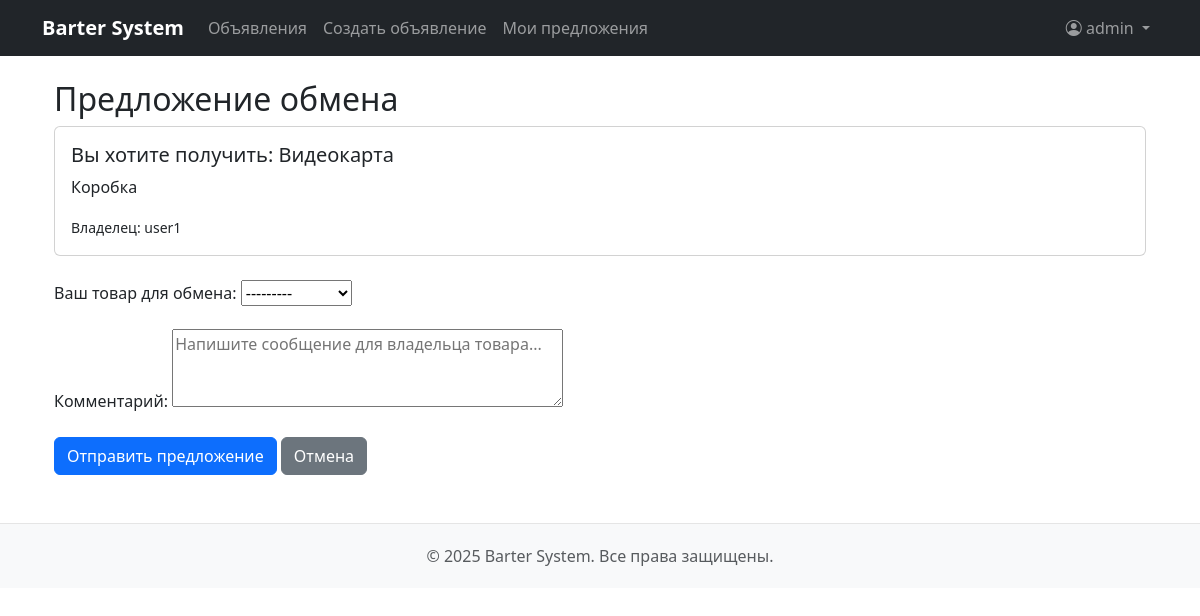
The app's page /exchange/propose/10/ (signed in) with its own data.
### ads/models.py (models this page shows, shortened)
class Ad(models.Model):
    CONDITION_CHOICES = [
        ('new', 'Новый'),
        ('used', 'Б/у'),
        ('broken', 'Требует ремонта')
    ]
    is_active = models.BooleanField(default=True, verbose_name="Активно")
    user = models.ForeignKey(User, on_delete=models.CASCADE)
    title = models.CharField(max_length=200)
    description = models.TextField()
    category = models.ForeignKey(Category, on_delete=models.SET_NULL, null=True)
    condition = models.CharField(max_length=20, choices=CONDITION_CHOICES)
    image = models.ImageField(upload_to='ads/', blank=True, null=True)
    created_at = models.DateTimeField(auto_now_add=True)
    updated_at = models.DateTimeField(auto_now=True)
    def __str__(self):
        return self.title

### exchange/views.py (the view)
# urls.py: path('propose/<int:ad_id>/', views.create_proposal, name='create_proposal'),
@login_required
def create_proposal(request, ad_id):
    ad_receiver = get_object_or_404(Ad, id=ad_id)
    if ad_receiver.user == request.user:
        messages.error(request, 'Вы не можете предложить обмен для своего товара')
        return redirect('ads:ad_detail', pk=ad_id)
    existing = ExchangeProposal.objects.filter(
        ad_sender__user=request.user,
        ad_receiver=ad_receiver
    ).exists()
    if existing:
        messages.error(request, 'Вы уже отправляли предложение для этого товара')
        return redirect('ads:ad_detail', pk=ad_id)
    if request.method == 'POST':
        form = ExchangeProposalForm(request.POST, user=request.user)
        if form.is_valid():
            proposal = form.save(commit=False)
            proposal.ad_receiver = ad_receiver
            proposal.save()
            messages.success(request, 'Предложение успешно отправлено')
            return redirect('exchange:proposal_list')
    else:
        form = ExchangeProposalForm(user=request.user)
    return render(request, 'exchange/proposal_form.html', {
        'form': form,
        'ad_receiver': ad_receiver
    })

### exchange/forms.py
class ExchangeProposalForm(forms.ModelForm):
    class Meta:
        model = ExchangeProposal
        fields = ['ad_sender', 'comment']
    def __init__(self, *args, **kwargs):
        user = kwargs.pop('user', None)
        super().__init__(*args, **kwargs)
        if user:
            self.fields['ad_sender'].queryset = Ad.objects.filter(
                user=user,
                is_active=True
            )
            self.fields['ad_sender'].label = "Ваше объявление для обмена"
            self.fields['comment'].label = "Ваше сообщение"
            self.fields['comment'].widget = forms.Textarea(attrs={
                'rows': 3,
                'placeholder': 'Напишите сообщение для владельца товара...'
            })

### templates/exchange/proposal_form.html (shortened to what this page needs)
{% extends 'base.html' %}
{% block content %}
<div class="container mt-4">
    <h2>Предложение обмена</h2>
    <div class="card mb-4">
        <div class="card-body">
            <h5 class="card-title">Вы хотите получить: {{ ad_receiver.title }}</h5>
            <p class="card-text">{{ ad_receiver.description }}</p>
            <p class="card-text"><small>Владелец: {{ ad_receiver.user.username }}</small></p>
        </div>
    </div>
    <form method="post" enctype="multipart/form-data">
        <div class="mb-3">
            <label for="{{form.ad_sender.id_for_label}}" class="form-label">Ваш товар для обмена:</label>
            {{form.ad_sender}}
        </div>
        <div class="mb-3">
            <label for="{{ form.comment.id_for_label }}" class="form-label">Комментарий:</label>
            {{form.comment}}
        </div>
        <button type="submit" class="btn btn-primary">Отправить предложение</button>
        <a href="{% url 'ads:ad_detail' ad_receiver.id %}" class="btn btn-secondary">Отмена</a>
    </form>
</div>
{% endblock %}

### templates/base.html (shortened to what this page needs)
<!DOCTYPE html>
<html lang="ru">
<head>
    <link href="https://cdn.jsdelivr.net/npm/bootstrap@5.3.0/dist/css/bootstrap.min.css" rel="stylesheet">
</head>
<body>
    <nav class="navbar navbar-expand-lg navbar-dark bg-dark fixed-top">
        <div class="container">
            <a class="navbar-brand" href="{% url 'ads:ad_list' %}">Barter System</a>
            <div class="collapse navbar-collapse" id="navbarCollapse">
                <ul class="navbar-nav me-auto">
                    <li class="nav-item">
                        <a class="nav-link" href="{% url 'ads:ad_list' %}">Объявления</a>
                    </li>
                    {% if user.is_authenticated %}
                    <li class="nav-item">
                        <a class="nav-link" href="{% url 'ads:ad_create' %}">Создать объявление</a>
                    </li>
                    <li class="nav-item">
                        <a class="nav-link" href="{% url 'exchange:proposal_list' %}">Мои предложения</a>
                    </li>
                    {% endif %}
                </ul>
                <ul class="navbar-nav">
                    {% if user.is_authenticated %}
                    <li class="nav-item dropdown">
                        <a class="nav-link dropdown-toggle" href="#" id="userDropdown" role="button" data-bs-toggle="dropdown">
                            <i class="bi bi-person-circle"></i> {{ user.username }}
                        </a>
                    </li>
                    {% else %}
                    <li class="nav-item">
                        <a class="nav-link" href="{% url 'login' %}">
                            <i class="bi bi-box-arrow-in-right"></i> Войти
                        </a>
                    </li>
                    {% endif %}
                </ul>
            </div>
        </div>
    </nav>
    <main class="container mt-4">
        {% block content %}{% endblock %}
    </main>
    <footer class="footer mt-5">
        <div class="container text-center">
            <span class="text-muted">© {% now "Y" %} Barter System. Все права защищены.</span>
        </div>
    </footer>
    <link rel="stylesheet" href="https://cdn.jsdelivr.net/npm/bootstrap-icons@1.10.0/font/bootstrap-icons.css">
</body>
</html>

### templates/base.html (style rules this page uses)
body { padding-top: 56px; }
.footer { padding: 20px 0; margin-top: 30px; border-top: 1px solid #e5e5e5; background-color: #f8f9fa; }
.navbar-brand { font-weight: 600; }

### records on screen
Ad: title "Видеокарта", description "Коробка", user.username "user1"

### other values on screen
{{ user.username }} "admin"
